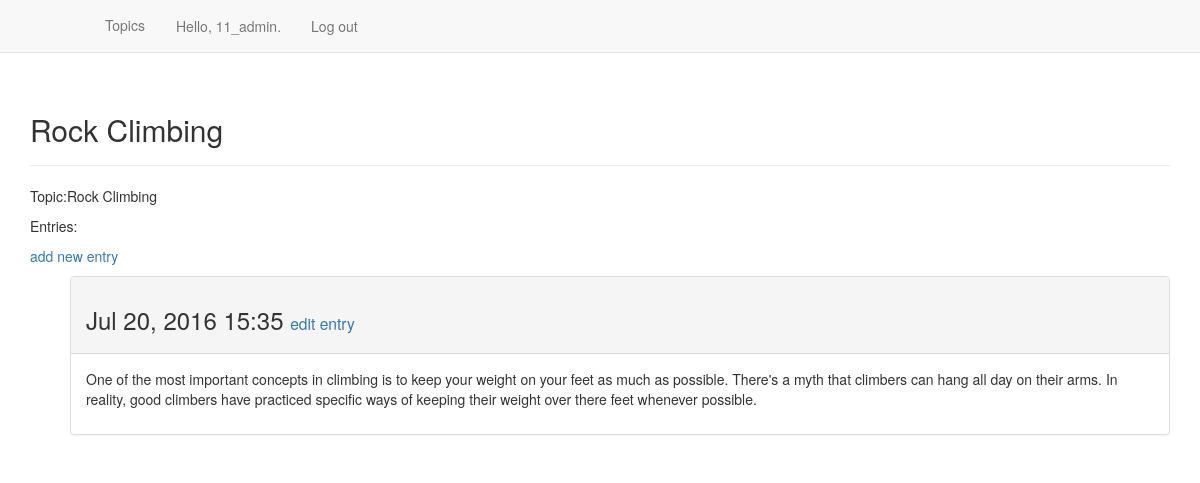
Page /topics/2 (signed in) on the committed database.
### learning_logs/models.py (models this page shows, shortened)
class Topic(models.Model):
    text = models.CharField(max_length=200)
    date_added = models.DateTimeField(auto_now_add =True)
    owner = models.ForeignKey(User)
    def __str__(self):
        return self.text

class Entry(models.Model):
    topic = models.ForeignKey(Topic)
    text = models.TextField()
    date_added = models.DateTimeField(auto_now_add =True)
    class Meta:
        verbose_name_plural = 'entries'

### learning_logs/views.py (the view)
# urls.py: url(r'^topics/(?P<topic_id>\d+)$', views.topic,name= 'topic'),
@login_required
def topic(request,topic_id):
    topic = Topic.objects.get(id = topic_id)
    if topic.owner != request.user:
        raise Http404
    entries = topic.entry_set.order_by('-date_added')
    context = {'topic':topic, 'entries':entries}
    return render(request,'learning_logs/topic.html',context)

### learning_logs/templates/learning_logs/topic.html
{% extends "learning_logs/base.html" %}
{% block header %}
	<h2>{{ topic }} </h2>
{% endblock header %}
{%block content %}
	<p> Topic:{{ topic }} </p>
	<p> Entries: </p>
	<p>
		<a href="{% url 'learning_logs:new_entry' topic.id %}"> add new entry</a>
	</p>
	<ul>
		{% for entry in entries %}
			<div class = "panel panel-default">
				<div class ="panel-heading">
				  <h3>
					{{entry.date_added|date:'M d, Y H:i'}}
					<small>
						<a href ="{% url 'learning_logs:edit_entry' entry.id %}"> edit entry</a>
					</small>
				  </h3>
				 </div>
				 <div class ="panel-body">
				 	{{entry.text| linebreaks }}
				 </div>
			</div>
		{% empty %}
			<li>No entries for this topic yet.</li>
		{% endfor %}
{% endblock content %}

### learning_logs/templates/learning_logs/base.html (shortened to what this page needs)
{% load bootstrap3 %}
<!DOCTYPE html>
<html lang ="en">
	<head>
		{% bootstrap_css %}
	</head>
	<body>
	<nav class ="navbar navbar-default navbar-static-top">
		<div class = "container">
			<div class ="navbar-header">
			    <a class = "navbar-brand" href= "{% url 'learning_logs:index' %}">
			</div>
			<div id = "navbar" class ="navbar-collapse collapse">
				<ul class ="nav navbar-nav">
					<li><a href ="{% url 'learning_logs:topics' %}">Topics</a></li>
				</ul>
				<ul class = "nav navbar-nav navbar -right">
					{% if user.is_authenticated %}
						<li> <a> Hello, {{user.username}}.</a> </li>
						<li> <a href= "{% url 'users:logout' %}">Log out </a></li>
					{% else %}
						<li> <a href = "{% url 'users:register' %}">Register </a> </li>
						<li> <a href ="{% url 'users:login' %}">Log in </a></li>
					{% endif %}
				</ul>
			</div>
		</div>
	</nav>
		<div class = "container">
			<div class ="page-header">
				{% block header %}{% endblock header %}
			</div>
			<div>
				{% block content %}{% endblock content %}
			</div>
		</div>
 	</body>
</html>

### rows in the picture
Topic: text "Rock Climbing"
Entry: date_added "Jul 20, 2016 15:35", text "One of the most important concepts in climbing is to keep your weight on your feet as much as possible. There's a myth that climbers can hang all day on their arms. In reality, good climbers have practiced specific ways of keeping their weight over there feet whenever possible."

### other values in the picture
{{ user.username }} "11_admin"
